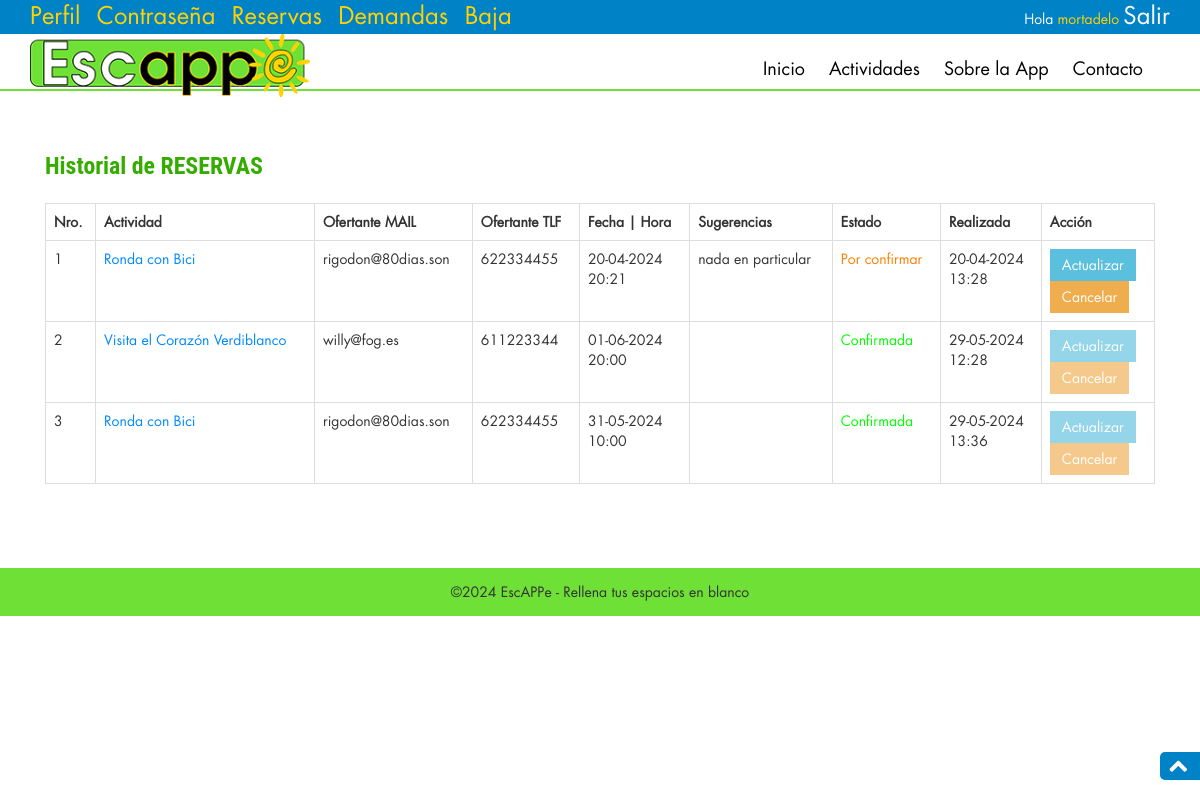
Before: /reserva-history.php (signed in) with the older database file.
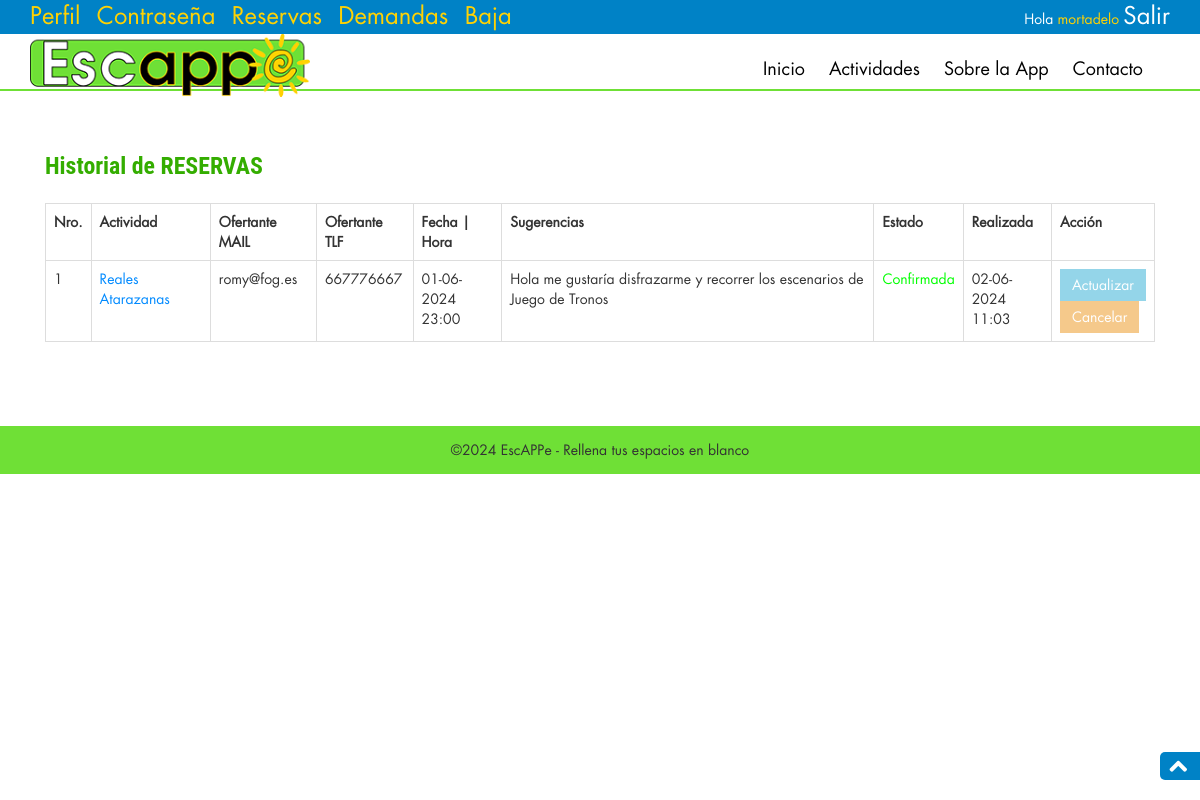
After: the same page with the newer database file.
### tables this page shows
CREATE TABLE `reserva` (
  `idReserva` int(10) NOT NULL,
  `fechaHora` varchar(100) NOT NULL,
  `nroPlazas` int(15) NOT NULL,
  `comentarios` varchar(255) DEFAULT NULL,
  `fechaRealizada` timestamp NOT NULL DEFAULT current_timestamp(),
  `fechActualizada` timestamp NULL DEFAULT NULL ON UPDATE current_timestamp(),
  `estado` int(10) DEFAULT 0,
  `canceladaPor` varchar(20) NOT NULL,
  `idActividad` int(10) NOT NULL,
  `idOfertante` int(10) DEFAULT NULL,
  `idConsumidor` int(10) DEFAULT NULL
);

CREATE TABLE `actividad` (
  `idActividad` int(10) NOT NULL,
  `nombreActividad` varchar(200) NOT NULL,
  `categoria` varchar(150) NOT NULL,
  `localizacion` varchar(100) DEFAULT NULL,
  `caracteristicas` varchar(255) DEFAULT NULL,
  `detalles` varchar(512) DEFAULT NULL,
  `fechasHora` varchar(200) DEFAULT NULL,
  `plazasOcupadas` varchar(15) DEFAULT NULL,
  `maxPlazas` int(5) DEFAULT NULL,
  `minPlazas` int(5) DEFAULT NULL,
  `duracion` int(11) DEFAULT NULL,
  `tarifa` int(10) DEFAULT NULL,
  `materialNecesario` varchar(150) NOT NULL,
  `materialOfrecido` tinyint(1) DEFAULT NULL,
  `plusMaterial` int(10) DEFAULT NULL,
  `condicionFisica` tinyint(1) DEFAULT NULL,
  `transporte` tinyint(1) DEFAULT NULL,
  `disponible` tinyint(1) DEFAULT 1,
  `imagen` varchar(100) DEFAULT NULL,
  `fechaPublicada` timestamp NOT NULL DEFAULT current_timestamp(),
  `fechActualizada` timestamp NULL DEFAULT NULL ON UPDATE current_timestamp(),
  `idOfertante` int(10) NOT NULL
);

CREATE TABLE `ofertante` (
  `idOfertante` int(10) NOT NULL,
  `nombreUsuario` varchar(50) NOT NULL,
  `perfil` varchar(50) NOT NULL DEFAULT 'admin',
  `nombre` varchar(100) DEFAULT NULL,
  `apellidos` varchar(150) DEFAULT NULL,
  `telefono` varchar(12) DEFAULT NULL,
  `emailOfertante` varchar(200) DEFAULT NULL,
  `password` varchar(20) DEFAULT NULL,
  `enActivo` int(10) NOT NULL DEFAULT 1,
  `foto` varchar(255) NOT NULL DEFAULT 'nobody.jpg',
  `ubicacion` varchar(120) DEFAULT NULL,
  `fechaRegistro` timestamp NULL DEFAULT current_timestamp()
);

### reserva-history.php (the view, shortened to what the changed rows need)
<?php
include ('includes/dbconnection.php');
if (strlen($_SESSION['entraConsumidor']) == 0) {
    header('location:index.php');
} else {
    ?>
    <!DOCTYPE html>
    <html lang="es">
    <head>
        <link href="css/font-awesome/font-awesome.min.css" rel="stylesheet">
        <link rel="stylesheet" href="css/bootstrap-3.0.0/bootstrap.min.css" />
        <link rel="stylesheet" href="css/styles.css" />
    </head>
    <body>
        <section id="actividades" class="secPad">
            <div class="container">
                <div class="privacy">
                    <div class="container">
                        <table class="table align-items-center table-flush table-hover table-bordered" width="100%">
                            <tr>
                                <th>Nro.</th>
                                <th>Actividad</th>
                                <th>Ofertante MAIL</th>
                                <th>Ofertante TLF</th>
                                <th>Fecha | Hora</th>
                                <th>Sugerencias</th>
                                <th>Estado</th>
                                <th>Realizada</th>
                                <th>Acción</th>
                            </tr>
                            <?php
                            $sql = "SELECT idConsumidor FROM consumidor WHERE emailConsumidor =:uemail";
                            $query = $dbh->prepare($sql);
                            $query->bindParam(':uemail', $_SESSION['entraConsumidor'], PDO::PARAM_STR);
                            $query->execute();
                            $results = $query->fetchAll(PDO::FETCH_OBJ);
                            if ($query->rowCount() > 0) {
                                foreach ($results as $result) {
                                    $idConsumer = $result->idConsumidor;
                                }
                            }
                            $sql = "SELECT * FROM reserva WHERE idConsumidor=:idConsumer";
                            $query = $dbh->prepare($sql);
                            $query->bindParam(':idConsumer', $idConsumer, PDO::PARAM_STR);
                            $query->execute();
                            $results = $query->fetchAll(PDO::FETCH_OBJ);
                            $cnt = 1;
                            if ($query->rowCount() > 0) {
                                foreach ($results as $result) {
                                    ?>
                                    <tr>
                                        <td>
                                            <?php echo htmlentities($cnt); ?>
                                        </td>
                                        <td>
                                            <a
                                                href="actividad-detalles.php?actid=<?php echo htmlentities($result->idActividad); ?>">
                                                <?php
                                                $aid = $result->idActividad;
                                                $sql2 = "SELECT * FROM actividad WHERE idActividad=:aid";
                                                $query2 = $dbh->prepare($sql2);
                                                $query2->bindParam(':aid', $aid, PDO::PARAM_STR);
                                                $query2->execute();
                                                $results2 = $query2->fetchAll(PDO::FETCH_OBJ);
                                                if ($query2->rowCount() > 0) {
                                                    foreach ($results2 as $result2) {
                                                        echo htmlentities($result2->nombreActividad);
                                                    }
                                                }
                                                ?>
                                            </a>
                                        </td>
                                        <?php
                                        $idofer = $result->idOfertante;
                                        $sql3 = "SELECT * FROM ofertante WHERE idOfertante=:idofer";
                                        $query3 = $dbh->prepare($sql3);
                                        $query3->bindParam(':idofer', $idofer, PDO::PARAM_STR);
                                        $query3->execute();
                                        $results3 = $query3->fetchAll(PDO::FETCH_OBJ);
                                        if ($query3->rowCount() > 0) {
                                            foreach ($results3 as $result3) {
                                                $emailOfert = $result3->emailOfertante;
                                                $tlfnOfert = $result3->telefono;
                                            }
                                        }
                                        ?>
                                        <td>
                                            <?php echo htmlentities($emailOfert); ?>
                                        </td>
                                        <td>
                                            <?php echo htmlentities($tlfnOfert); ?>
                                        </td>
                                        <td>
                                            <?php echo date("d-m-Y", strtotime($result->fechaHora)) . "<br/>" . date("H:i", strtotime($result->fechaHora)); ?>
                                        </td>
                                        <td>
                                            <?php echo htmlentities($result->comentarios); ?>
                                        </td>
                                        <td>
                                            <?php if ($result->estado == 0) {
                                                echo "<span style='color:#ff8000'>Por confirmar</span>";
                                            }
                                            if ($result->estado == 1) {
                                                echo "<span style='color:#00ff00'>Confirmada</span>";
                                            }
                                            ?>
                                        </td>
                                        <td>
                                            <?php echo date("d-m-Y", strtotime($result->fechaRealizada)) . "<br/>" . date("H:i", strtotime($result->fechaRealizada)); ?>
                                        </td>
                                        <?php
                                        if ($result->estado == 2) {
                                            ?>
                                            <td>
                                                <a class="btn btn-danger"
                                                    href="reserva-history.php?deletebkid=<?php echo htmlentities($result->idReserva); ?>"
                                                    role="button"
                                                    onclick="return confirm('Realmente quieres ELIMINAR tu Reserva?')">Eliminar</a>
                                            </td>
                                            <?php
                                        } else if ($result->estado == 1) {
                                            ?>
                                                <td>
                                                    <button class="btn btn-info" disabled>Actualizar</button>
                                                    <br>
                                                    <a class="btn btn-warning disabled">Cancelar</a>
                                                </td>
                                            <?php
                                        } else {
                                            ?>
                                                <td>
                                                    <a class="btn btn-info"
                                                        href="reserva-history.php?updatebkid=<?php echo htmlentities($result->idReserva); ?>"
                                                        role="button">Actualizar</a>
                                                    <br>
                                                    <a class="btn btn-warning"
                                                        href="reserva-history.php?bkid=<?php echo htmlentities($result->idReserva); ?>"
                                                        role="button"
                                                        onclick="return confirm('Realmente quieres CANCELAR tu Reserva?')">Cancelar</a>
                                                </td>
                                        <?php } ?>
                                    </tr>
                                    <?php $cnt = $cnt + 1;
                                }
                            } ?>
                        </table>
                    </div>
                </div>
            </div>
        </section>
    </body>
    </html>
    <?php
} ?>

Changed rows visible on the page:
no longer on this page (row edited): reserva: idOfertante.emailOfertante "rigodon@80dias.son", idOfertante.telefono "622334455", fechaHora "20-04-2024", fechaHora "20:21", comentarios "nada en particular", estado "Por confirmar", fechaRealizada "20-04-2024", fechaRealizada "13:28"
no longer on this page (row edited): actividad: nombreActividad "Ronda con Bici"
no longer on this page (row edited): reserva: idOfertante.emailOfertante "willy@fog.es", idOfertante.telefono "611223344", fechaHora "01-06-2024", fechaHora "20:00", estado "Confirmada", fechaRealizada "29-05-2024", fechaRealizada "12:28"
no longer on this page (row edited): actividad: nombreActividad "Visita el Corazón Verdiblanco", shown under "willy@fog.es"
removed reserva: idOfertante.emailOfertante "rigodon@80dias.son", idOfertante.telefono "622334455", fechaHora "31-05-2024", fechaHora "10:00", estado "Confirmada", fechaRealizada "29-05-2024", fechaRealizada "13:36"
added reserva: idOfertante.emailOfertante "romy@fog.es", idOfertante.telefono "667776667", fechaHora "01-06-2024", fechaHora "23:00", comentarios "Hola me gustaría disfrazarme y recorrer los escenarios de Juego de Tronos", estado "Confirmada", fechaRealizada "02-06-2024", fechaRealizada "11:03"
added actividad: nombreActividad "Reales Atarazanas"
